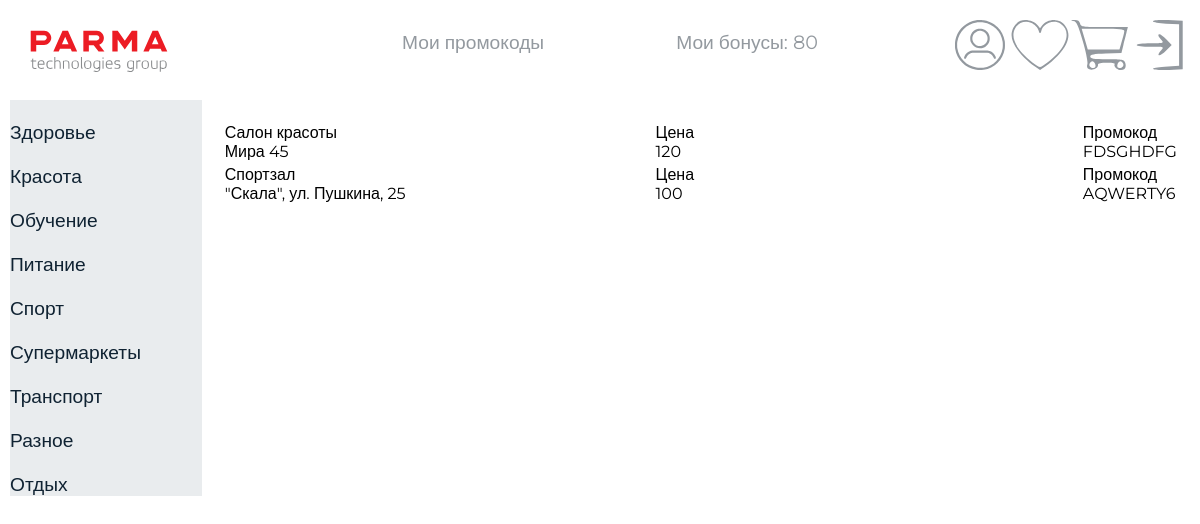
/my_promocodes.php (signed in), run on the app's committed database.
### tables this page shows
CREATE TABLE `categories` (
  `id` int NOT NULL,
  `name` varchar(30) NOT NULL
);

CREATE TABLE `my_promocodes` (
  `id` int NOT NULL,
  `user_id` int NOT NULL,
  `item_id` int NOT NULL
);

CREATE TABLE `items` (
  `id` int NOT NULL,
  `name` varchar(30) NOT NULL,
  `description` varchar(150) NOT NULL,
  `price` int NOT NULL,
  `promo` varchar(30) NOT NULL,
  `count` int NOT NULL DEFAULT '0',
  `category_id` int NOT NULL
);

### my_promocodes.php (the view, shortened to what this page needs)
<!DOCTYPE html>
<html lang="en">
<head>
    <link rel="stylesheet" href="../css/style.css">
</head>
<body>
    <?php require 'components/header.php';?>
    <div class="main">
        <?php require 'components/categories.php';?>
        <div class="inform">
        <div class="informmycat">
            <table width=100%>
                <?php
                    $conn = new mysqli($host, $user, $pass, $data);
                    $itemsSql = "SELECT * FROM my_promocodes JOIN items
                    ON my_promocodes.item_id = items.id
                    WHERE my_promocodes.user_id = {$_SESSION['user_id']}";
                    $itemsResult = $conn->query($itemsSql);
                    if ($itemsResult->num_rows > 0) {
                        while ($itemRow = $itemsResult->fetch_assoc()) {
                            echo "<TR>";
                                echo '<td  width=50%>'.$itemRow['name']. '<br>' .$itemRow['description']. '</td>';
                                echo '<td  width=50%>Цена<br>' .$itemRow['price']. '</td>';
                                echo '<td  width=50%>Промокод<br>' .$itemRow['promo']. '</td>';
                            echo "</TR>";
                        }
                    } else {
                        echo 'Промокодов нет';
                    }
                ?>
            </table>
        </div>
        </div>
    </div>
</body>
</html>

### components/categories.php (shortened to what this page needs)
<?php
require_once 'components/config.php';
$conn = new mysqli($host, $user, $pass, $data);
$sql = "SELECT * FROM categories";
$result = $conn->query($sql);
echo "<div class='categories'>";
    if ($result->num_rows > 0) {
        while ($row = $result->fetch_assoc()) {
            $categoryName = $row['name'];
            echo '<div class="stranica"><a href="catalog.php?id=' . $row['id'] . '">' . $categoryName . '</a></div>';
        }
    } else {
        echo 'Нет категорий.';
    }
?>
</div>

### css/style.css (style rules this page uses)
* { margin: 0px; }
body { background-color: #FFFFFF; font-family: 'Montserrat', sans-serif, Arial; }
.stranica { margin-top: 20px; color: #93999F; }
.stranica>a { display: block; font-size: 1.2em; }
.main { display: flex; flex-direction: row; margin-left: 10px; }
.categories { background-color: #E9ECEE; width: 20%; height: 100%; }
.categories>.stranica>a { color: #0F2232; text-decoration: none; }
.inform { margin: 20px; width: 100%; display: flex; flex-direction: column; }
a:link, a:visited, a:hover, a:active { color: inherit; text-decoration: none; }

### data on the page
categories: name "Здоровье"
categories: name "Красота"
categories: name "Обучение"
categories: name "Питание"
categories: name "Спорт"
categories: name "Супермаркеты"
categories: name "Транспорт"
categories: name "Разное"
categories: name "Отдых"
my_promocodes: item.name "Салон красоты", item.description "Мира 45", item.price "120", item.promo "FDSGHDFG"
my_promocodes: item.name "Спортзал", item.description "\"Скала\", ул. Пушкина, 25", item.price "100", item.promo "AQWERTY6"

### other printed values
$_SESSION['user_balance'] "80"
